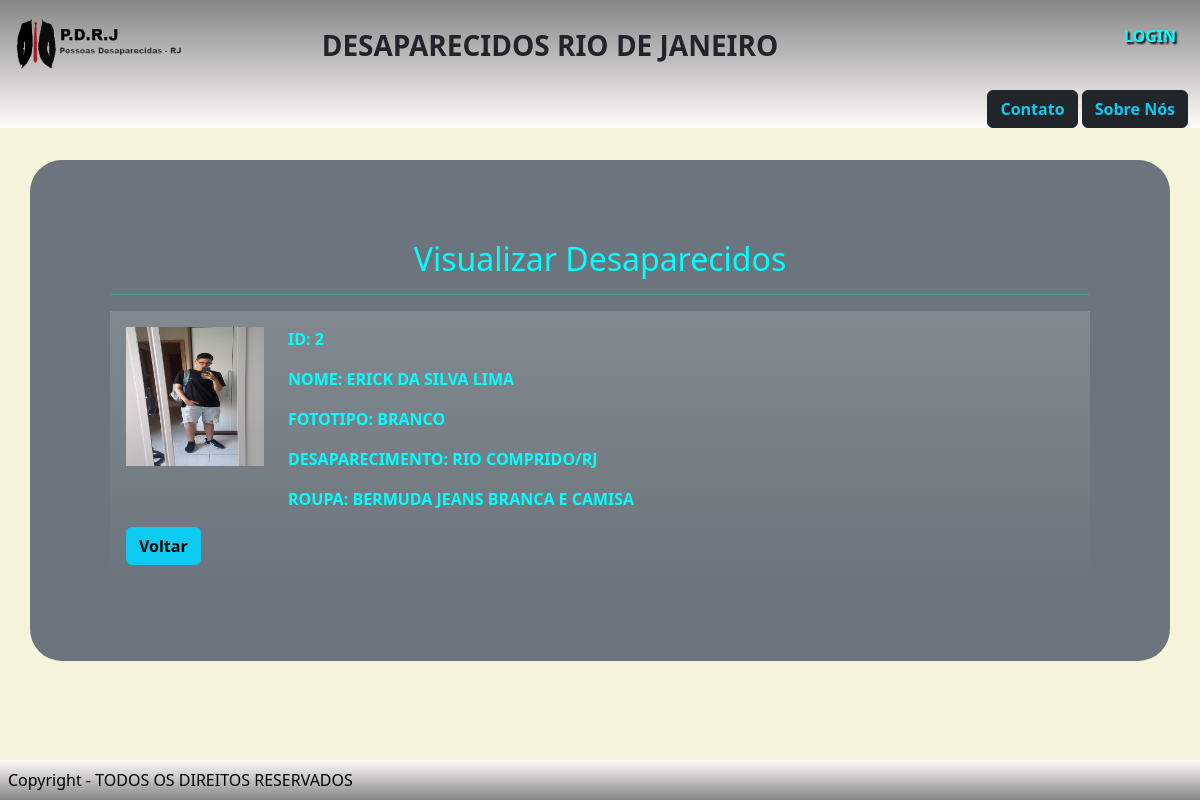
/visualizarDesaparecidos.php?Id=2, run on the app's committed database.
### tables this page shows
CREATE TABLE `desaparecidos` (
  `Id` int(11) NOT NULL,
  `nome` varchar(50) NOT NULL,
  `cordapele` varchar(30) NOT NULL,
  `desaparecimento` varchar(100) NOT NULL,
  `vestimenta` varchar(50) NOT NULL,
  `foto` varchar(30) NOT NULL
);

### visualizarDesaparecidos.php (the view, shortened to what this page needs)
<?php
include "../pdrj/conexao.php";
include "../pdrj/controle.php";
$erro = 0;
if (isset($_GET['Id'])) {
    $Id = $_GET['Id'];
    $sql = "select * from desaparecidos where Id = '$Id'";
    $seleciona = mysqli_query($conexao, $sql);
    $exibe = mysqli_fetch_array($seleciona);
    $foto = $exibe['foto'];
    $nome = $exibe['nome'];
    $Id = $exibe['Id'];
    $cordapele = $exibe['cordapele'];
    $desaparecimento = $exibe['desaparecimento'];
    $vestimenta = $exibe['vestimenta'];
} else {
    $erro++;
}
?>
<div class="container bg-secondary pag fw-bold ">
    <h2>Visualizar Desaparecidos</h2>
    <hr>
    <div class="container text-start bg-gradient p-3">
        <div class="row">
            <div class="col-2 text-center">
                <img src="<?php echo $foto ?>">
            </div>
            <div class="col-10 ">
                <?php
                if (!$erro) {
                    echo "
                        <p> ID: $Id</p>
                        <p> NOME: $nome </p>
                        <p> FOTOTIPO: $cordapele </p>
                        <p> DESAPARECIMENTO: $desaparecimento </p>
                        <p> ROUPA: $vestimenta</p>
                    ";
                } else {
                    echo "
                     <p> Nenhum Desaparecido foi selecionado. </p>
                     <p> Clique em Listar Desaparecido para selecionar. </p>
                    ";
                }
                ?>
            </div>
            <div class="row">
                <div class="col text-start">
                    <a href="index.php"><button type="button" class="btn btn-info btn-sn fw-bold"> Voltar</button></a>
                </div>
            </div>
        </div>
        <?php
        include "footer.php"
        ?>

### css/style.css (style rules this page uses)
.pag { margin-top: 2em; padding: 5em; border-radius: 2em; text-align: center; margin-bottom:5em ; color: aqua; }
.fundo { background-color: rgb(245, 245, 220); background-size: cover; }
img { width: 100%; }

### data on the page
desaparecidos: foto (picture), Id "2", nome "ERICK DA SILVA LIMA", cordapele "BRANCO", desaparecimento "RIO COMPRIDO/RJ", vestimenta "BERMUDA JEANS BRANCA E CAMISA"
